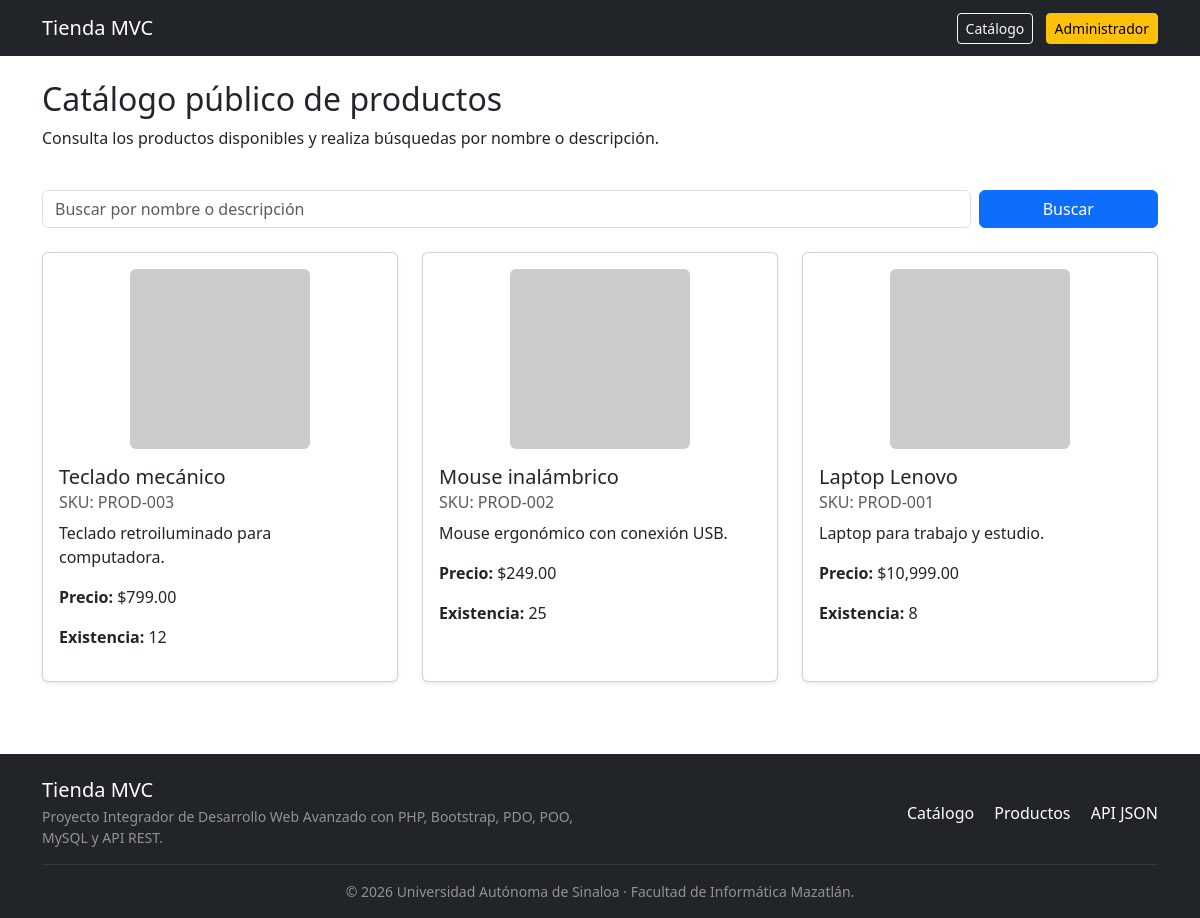
The page / on the database its author committed.
### tables this page shows
CREATE TABLE IF NOT EXISTS productos (
    id INT AUTO_INCREMENT PRIMARY KEY,
    sku VARCHAR(50) NOT NULL UNIQUE,
    nombre VARCHAR(120) NOT NULL,
    descripcion TEXT NULL,
    precio_compra DECIMAL(10,2) NOT NULL DEFAULT 0.00,
    precio_venta DECIMAL(10,2) NOT NULL DEFAULT 0.00,
    existencia INT NOT NULL DEFAULT 0,
    imagen VARCHAR(255) NULL,
    created_at TIMESTAMP DEFAULT CURRENT_TIMESTAMP,
    updated_at TIMESTAMP DEFAULT CURRENT_TIMESTAMP ON UPDATE CURRENT_TIMESTAMP
);

### controllers/PublicController.php (called while the page is built, shortened)
<?php
class PublicController
{
    public function catalogo(): void
    {
        $termino = trim($_GET['buscar'] ?? '');
        $productoModel = new ProductoModel();
        $productos = $productoModel->buscarPublico($termino);
        require_once __DIR__ . '/../views/public/catalogo.php';
    }
}
?>

### config/Database.php (called while the page is built, shortened)
<?php
class Database
{
    private string $host = "localhost";
    private string $dbName = "productos";
    private string $username = "root";
    private string $password = "";
    private string $charset = "utf8mb4";
    public function connect(): PDO
    {
        try {
            $dsn = "mysql:host={$this->host};dbname={$this->dbName};charset={$this->charset}";
            $pdo = new PDO($dsn, $this->username, $this->password);
            $pdo->setAttribute(PDO::ATTR_ERRMODE, PDO::ERRMODE_EXCEPTION);
            $pdo->setAttribute(PDO::ATTR_DEFAULT_FETCH_MODE, PDO::FETCH_ASSOC);
            return $pdo;
        } catch (PDOException $e) {
            die("Error de conexión: " . $e->getMessage());
        }
    }
}

### models/ProductoModel.php (called while the page is built, shortened)
<?php
class ProductoModel
{
    private PDO $conexion;
    public function __construct()
    {
        $db = new Database();
        $this->conexion = $db->connect();
    }
    public function obtenerTodos(): array
    {
        try {
            $sql = 'SELECT * FROM productos ORDER BY id DESC';
            $stmt = $this->conexion->query($sql);
            return $stmt->fetchAll(PDO::FETCH_ASSOC) ?: [];
        } catch (PDOException $e) {
            return [];
        }
    }
    public function buscarPublico(string $termino = ''): array
    {
        try {
            if (trim($termino) === '') {
                return $this->obtenerTodos();
            }
            $sql = 'SELECT * FROM productos WHERE nombre LIKE :termino OR descripcion LIKE :termino ORDER BY id DESC';
            $stmt = $this->conexion->prepare($sql);
            $busqueda = '%' . $termino . '%';
            $stmt->bindParam(':termino', $busqueda);
            $stmt->execute();
            return $stmt->fetchAll();
        } catch (PDOException $e) {
            return [];
        }
    }
}
?>

### views/public/catalogo.php (the view, shortened to what this page needs)
<?php
require_once __DIR__ . '/../layouts/header.php';
?>
<div class="row mb-4">
    <div class="col-md-8">
        <h2>Catálogo público de productos</h2>
        <p>Consulta los productos disponibles y realiza búsquedas por nombre o descripción.</p>
    </div>
</div>
<form method="GET" action="index.php" class="row g-2 mb-4">
    <div class="col-md-10">
        <input type="text" name="buscar" class="form-control"
               placeholder="Buscar por nombre o descripción"
               value="<?= htmlspecialchars($termino ?? ''); ?>">
    </div>
    <div class="col-md-2">
        <button type="submit" class="btn btn-primary w-100">Buscar</button>
    </div>
</form>
<div class="row">
    <?php if (!empty($productos)): ?>
        <?php foreach ($productos as $producto): ?>
            <div class="col-4 mb-4">
                <div class="card h-100 shadow-sm">
                    <?php if (!empty($producto['imagen'])): ?>
                        <div class="text-center mt-3">
                            <img src="views/img/<?= htmlspecialchars($producto['imagen']); ?>" class="img-fluid rounded"
                                 style="width: 180px; height: 180px; object-fit: cover;">
                        </div>
                    <?php else: ?>
                        <div class="text-center mt-3">
                            <img src="https://via.placeholder.com/180x180?text=Sin+Imagen" class="img-fluid rounded">
                        </div>
                    <?php endif; ?>
                    <div class="card-body">
                        <h5 class="card-title"><?= htmlspecialchars($producto['nombre']); ?></h5>
                        <h6 class="card-subtitle mb-2 text-muted">
                            SKU: <?= htmlspecialchars($producto['sku']); ?>
                        </h6>
                        <p class="card-text"><?= htmlspecialchars($producto['descripcion']); ?></p>
                        <p><strong>Precio:</strong> $<?= number_format((float)$producto['precio_venta'], 2); ?></p>
                        <p><strong>Existencia:</strong> <?= (int)$producto['existencia']; ?></p>
                    </div>
                </div>
            </div>
        <?php endforeach; ?>
    <?php else: ?>
        <div class="col-12">
            <div class="alert alert-warning">No se encontraron productos.</div>
        </div>
    <?php endif; ?>
</div>
<?php
require_once __DIR__ . '/../layouts/footer.php';
?>

### index.php (shortened to what this page needs)
<?php
$route = $_GET['route'] ?? 'catalogo';
$publicController = new PublicController();
switch ($route) {
    case 'catalogo':
    default:
        $publicController->catalogo();
        break;
}

### views/layouts/header.php (shortened to what this page needs)
<!DOCTYPE html>
<html lang="es">
<head>
    <link href="https://cdn.jsdelivr.net/npm/bootstrap@5.3.3/dist/css/bootstrap.min.css" rel="stylesheet">
</head>
<body>
<nav class="navbar navbar-expand-lg navbar-dark bg-dark">
    <div class="container">
        <a class="navbar-brand" href="index.php?route=catalogo">Tienda MVC</a>
        <div>
            <a class="btn btn-outline-light btn-sm me-2" href="index.php?route=catalogo">Catálogo</a>
            <a class="btn btn-warning btn-sm" href="index.php?route=login">Administrador</a>
        </div>
    </div>
</nav>
<div class="container mt-4">

### views/layouts/footer.php (shortened to what this page needs)
</div>
<footer class="bg-dark text-white mt-5 pt-4 pb-3">
    <div class="container">
        <div class="row align-items-center">
            <div class="col-md-6 mb-3 mb-md-0">
                <h5 class="mb-1">Tienda MVC</h5>
                <p class="mb-0 small text-white-50">
                    Proyecto Integrador de Desarrollo Web Avanzado con PHP, Bootstrap, PDO, POO, MySQL y API REST.
                </p>
            </div>
            <div class="col-md-6 text-md-end">
                <a href="index.php?route=catalogo" class="text-white text-decoration-none me-3">Catálogo</a>
                <a href="index.php?route=productos" class="text-white text-decoration-none me-3">Productos</a>
                <a href="index.php?route=api/productos" class="text-white text-decoration-none">API JSON</a>
            </div>
        </div>
        <hr class="border-secondary">
        <div class="text-center small text-white-50">
            &copy; <?= date('Y'); ?> Universidad Autónoma de Sinaloa · Facultad de Informática Mazatlán.
        </div>
    </div>
</footer>
</body>
</html>

### rows shown on the page
productos: nombre "Teclado mecánico", sku "PROD-003", descripcion "Teclado retroiluminado para computadora.", precio_venta "799.00", existencia "12"
productos: nombre "Mouse inalámbrico", sku "PROD-002", descripcion "Mouse ergonómico con conexión USB.", precio_venta "249.00", existencia "25"
productos: nombre "Laptop Lenovo", sku "PROD-001", descripcion "Laptop para trabajo y estudio.", precio_venta "10,999.00", existencia "8"
